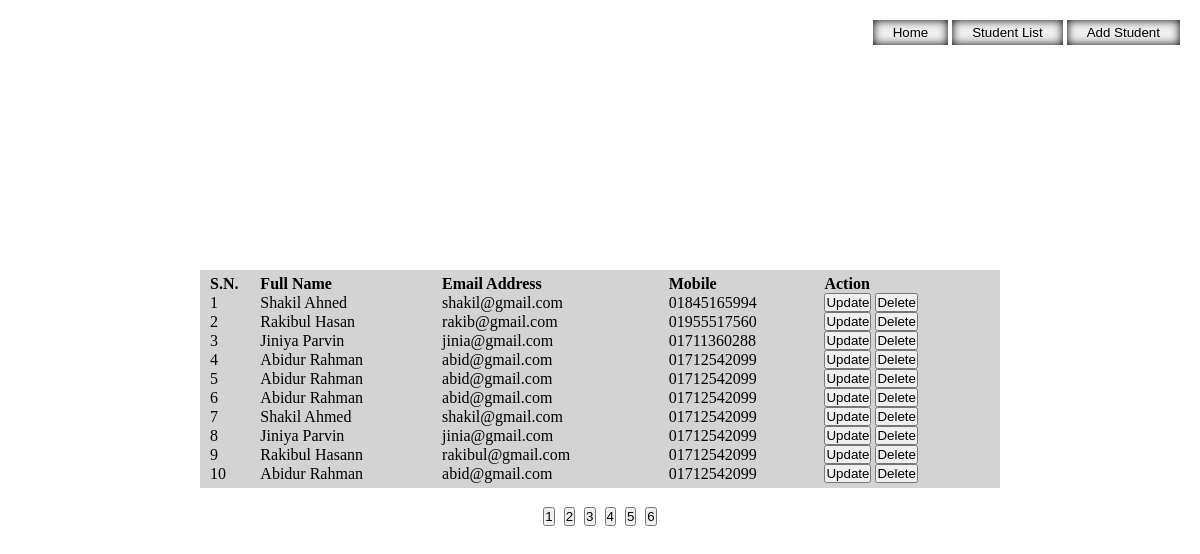
The app's page /studentlist.php?page=1 with its own data.
### tables this page shows
CREATE TABLE `crud` (
  `id` int(11) NOT NULL,
  `name` varchar(100) NOT NULL,
  `email` varchar(100) NOT NULL,
  `phone` varchar(25) NOT NULL
);

### studentlist.php (the view)
<?php
include("header.php");
$page_no = (isset($_GET["page"])) ? $_GET["page"] : header("location: studentlist.php?page=1");
$select_query = "SELECT * FROM crud";
$select = $conn->query($select_query);
$total_record = $select->num_rows;
$result_per_page = 10;
$total_page = ceil($total_record / $result_per_page);
$start_point = ($page_no - 1) * $result_per_page;
$read_query = "SELECT * FROM crud LIMIT $start_point, $result_per_page";
$read = $conn->query($read_query);
?>
<div class="wm">
    <?php if ($total_record > 0) { ?>
        <table cellspacing="0">
            <tr>
                <th>S.N.</th>
                <th>Full Name</th>
                <th>Email Address</th>
                <th>Mobile</th>
                <th>Action</th>
            </tr>
            <?php $x = ($start_point + 1);
            foreach ($read as $data) { ?>
                <tr>
                    <td><?= $x; ?></td>
                    <td><?= $data['name'] ?></td>
                    <td><?= $data['email'] ?></td>
                    <td><?= $data['phone'] ?></td>
                    <td>
                        <a href="update.php?id=<?= $data['id']; ?>"><button>Update</button></a>
                        <a href="delete.php?id=<?= $data['id']; ?>" onclick="return confirm('Do you want to delete the student info?')"><button>Delete</button></a>
                    </td>
                </tr>
            <?php $x++;
            } ?>
        </table>
        <div>
            <?php
            if ($total_page > 5 && $page_no > 5 && ($total_page - 5) >= $page_no) {
                $j = $page_no - 3;
            } elseif ($total_page > 5 && $page_no > 5 && ($total_page - 5) < $page_no) {
                $j = $total_page - 5;
            } else {
                $j = 1;
            }
            $k = (($j + 5) <= $total_page) ? ($j + 5) : $total_page;
            for ($i = $j; $i <= $k; $i++) {
            ?>
                <a href="studentlist.php?page=<?= $i; ?>"><button><?= $i; ?></button></a>
            <?php } ?>
        <?php } else { ?>
            No Record Found
        <?php } ?>
        </div>
</div>
<div class="btn">
    <a href="index.php"><button>Home</button></a>
    <a href="studentlist.php"><button>Student List</button></a>
    <a href="addstudent.php"><button>Add Student</button></a>
</div>
<?php
include("footer.php")
?>

### header.php (shortened to what this page needs)
<!DOCTYPE html>
<html lang="en">
<head>
    <link rel="stylesheet" href="style.css">
</head>
<body>

### footer.php
</body>
</html>

### style.css (style rules this page uses)
* { margin: 0; padding: 0; box-sizing: border-box; }
.wm { width: 100%; min-height: 100vh; display: flex; justify-content: center; align-items: center; font-size: 36px; flex-direction: column; }
.wm table { font-size: 16px; width: 800px; background-color: lightgray; padding: 5px 10px; }
table th { text-align: left; }
.btn { position: absolute; top: 20px; right: 20px; }
.btn button { padding: 5px 20px; cursor: pointer; box-shadow: 0 0 10px black inset; border-width: 0; }

### records on screen
crud: name "Shakil Ahned", email "shakil@gmail.com", phone "01845165994"
crud: name "Rakibul Hasan", email "rakib@gmail.com", phone "01955517560"
crud: name "Jiniya Parvin", email "jinia@gmail.com", phone "01711360288"
crud: name "Abidur Rahman", email "abid@gmail.com", phone "01712542099"
crud: name "Abidur Rahman", email "abid@gmail.com", phone "01712542099"
crud: name "Abidur Rahman", email "abid@gmail.com", phone "01712542099"
crud: name "Shakil Ahmed", email "shakil@gmail.com", phone "01712542099"
crud: name "Jiniya Parvin", email "jinia@gmail.com", phone "01712542099"
crud: name "Rakibul Hasann", email "rakibul@gmail.com", phone "01712542099"
crud: name "Abidur Rahman", email "abid@gmail.com", phone "01712542099"
